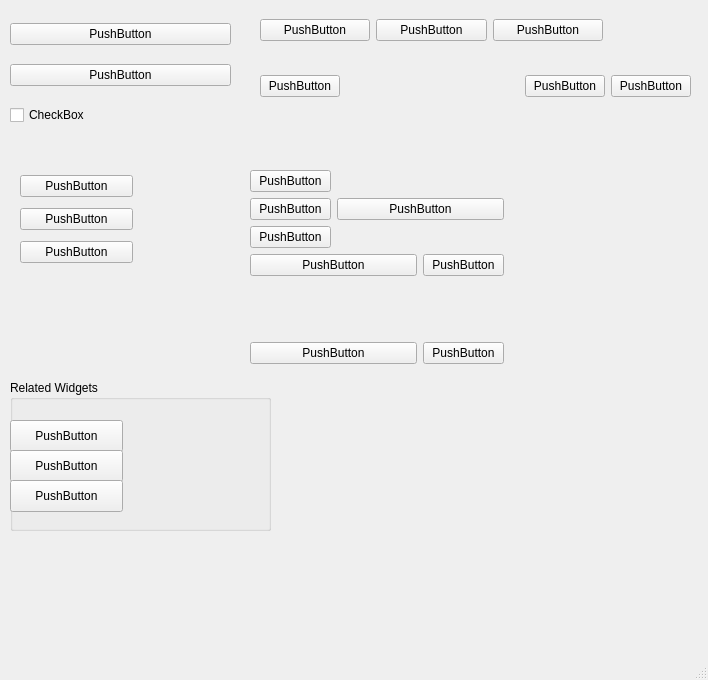
<?xml version="1.0" encoding="UTF-8"?>
<ui version="4.0">
 <class>MainWindow</class>
 <widget class="QMainWindow" name="MainWindow">
  <property name="geometry">
   <rect>
    <x>0</x>
    <y>0</y>
    <width>708</width>
    <height>680</height>
   </rect>
  </property>
  <property name="windowTitle">
   <string>MainWindow</string>
  </property>
  <widget class="QWidget" name="centralwidget">
   <widget class="QWidget" name="horizontalLayoutWidget">
    <property name="geometry">
     <rect>
      <x>260</x>
      <y>10</y>
      <width>343</width>
      <height>41</height>
     </rect>
    </property>
    <layout class="QHBoxLayout" name="horizontalLayout">
     <item>
      <widget class="QPushButton" name="pushButton_3">
       <property name="text">
        <string>PushButton</string>
       </property>
      </widget>
     </item>
     <item>
      <widget class="QPushButton" name="pushButton_4">
       <property name="text">
        <string>PushButton</string>
       </property>
      </widget>
     </item>
     <item>
      <widget class="QPushButton" name="pushButton_5">
       <property name="text">
        <string>PushButton</string>
       </property>
      </widget>
     </item>
    </layout>
   </widget>
   <widget class="QGroupBox" name="groupBox">
    <property name="geometry">
     <rect>
      <x>10</x>
      <y>380</y>
      <width>261</width>
      <height>151</height>
     </rect>
    </property>
    <property name="title">
     <string>Related Widgets</string>
    </property>
    <widget class="QPushButton" name="pushButton_20">
     <property name="geometry">
      <rect>
       <x>0</x>
       <y>40</y>
       <width>113</width>
       <height>32</height>
      </rect>
     </property>
     <property name="text">
      <string>PushButton</string>
     </property>
    </widget>
    <widget class="QPushButton" name="pushButton_21">
     <property name="geometry">
      <rect>
       <x>0</x>
       <y>70</y>
       <width>113</width>
       <height>32</height>
      </rect>
     </property>
     <property name="text">
      <string>PushButton</string>
     </property>
    </widget>
    <widget class="QPushButton" name="pushButton_22">
     <property name="geometry">
      <rect>
       <x>0</x>
       <y>100</y>
       <width>113</width>
       <height>32</height>
      </rect>
     </property>
     <property name="text">
      <string>PushButton</string>
     </property>
    </widget>
   </widget>
   <widget class="QWidget" name="">
    <property name="geometry">
     <rect>
      <x>10</x>
      <y>10</y>
      <width>221</width>
      <height>131</height>
     </rect>
    </property>
    <layout class="QVBoxLayout" name="verticalLayout">
     <item>
      <widget class="QPushButton" name="pushButton">
       <property name="text">
        <string>PushButton</string>
       </property>
      </widget>
     </item>
     <item>
      <widget class="QPushButton" name="pushButton_2">
       <property name="text">
        <string>PushButton</string>
       </property>
      </widget>
     </item>
     <item>
      <widget class="QCheckBox" name="checkBox">
       <property name="text">
        <string>CheckBox</string>
       </property>
      </widget>
     </item>
    </layout>
   </widget>
   <widget class="QWidget" name="">
    <property name="geometry">
     <rect>
      <x>20</x>
      <y>170</y>
      <width>113</width>
      <height>100</height>
     </rect>
    </property>
    <layout class="QVBoxLayout" name="verticalLayout_2">
     <item>
      <widget class="QPushButton" name="pushButton_6">
       <property name="text">
        <string>PushButton</string>
       </property>
      </widget>
     </item>
     <item>
      <widget class="QPushButton" name="pushButton_7">
       <property name="text">
        <string>PushButton</string>
       </property>
      </widget>
     </item>
     <item>
      <widget class="QPushButton" name="pushButton_8">
       <property name="text">
        <string>PushButton</string>
       </property>
      </widget>
     </item>
    </layout>
   </widget>
   <widget class="QWidget" name="">
    <property name="geometry">
     <rect>
      <x>260</x>
      <y>70</y>
      <width>431</width>
      <height>32</height>
     </rect>
    </property>
    <layout class="QHBoxLayout" name="horizontalLayout_2">
     <item>
      <widget class="QPushButton" name="pushButton_9">
       <property name="text">
        <string>PushButton</string>
       </property>
      </widget>
     </item>
     <item>
      <spacer name="horizontalSpacer">
       <property name="orientation">
        <enum>Qt::Horizontal</enum>
       </property>
       <property name="sizeHint" stdset="0">
        <size>
         <width>40</width>
         <height>20</height>
        </size>
       </property>
      </spacer>
     </item>
     <item>
      <widget class="QPushButton" name="pushButton_10">
       <property name="text">
        <string>PushButton</string>
       </property>
      </widget>
     </item>
     <item>
      <widget class="QPushButton" name="pushButton_11">
       <property name="text">
        <string>PushButton</string>
       </property>
      </widget>
     </item>
    </layout>
   </widget>
   <widget class="QWidget" name="">
    <property name="geometry">
     <rect>
      <x>250</x>
      <y>170</y>
      <width>254</width>
      <height>194</height>
     </rect>
    </property>
    <layout class="QGridLayout" name="gridLayout">
     <item row="0" column="0">
      <layout class="QGridLayout" name="gridLayout_2">
       <item row="0" column="0">
        <widget class="QPushButton" name="pushButton_12">
         <property name="text">
          <string>PushButton</string>
         </property>
        </widget>
       </item>
       <item row="2" column="0">
        <widget class="QPushButton" name="pushButton_18">
         <property name="text">
          <string>PushButton</string>
         </property>
        </widget>
       </item>
       <item row="1" column="0">
        <widget class="QPushButton" name="pushButton_19">
         <property name="text">
          <string>PushButton</string>
         </property>
        </widget>
       </item>
      </layout>
     </item>
     <item row="4" column="2">
      <widget class="QPushButton" name="pushButton_14">
       <property name="text">
        <string>PushButton</string>
       </property>
      </widget>
     </item>
     <item row="0" column="1" colspan="2">
      <widget class="QPushButton" name="pushButton_17">
       <property name="text">
        <string>PushButton</string>
       </property>
      </widget>
     </item>
     <item row="2" column="2">
      <widget class="QPushButton" name="pushButton_15">
       <property name="text">
        <string>PushButton</string>
       </property>
      </widget>
     </item>
     <item row="4" column="0" colspan="2">
      <widget class="QPushButton" name="pushButton_13">
       <property name="text">
        <string>PushButton</string>
       </property>
      </widget>
     </item>
     <item row="2" column="0" colspan="2">
      <widget class="QPushButton" name="pushButton_16">
       <property name="text">
        <string>PushButton</string>
       </property>
      </widget>
     </item>
     <item row="3" column="2">
      <spacer name="verticalSpacer">
       <property name="orientation">
        <enum>Qt::Vertical</enum>
       </property>
       <property name="sizeHint" stdset="0">
        <size>
         <width>20</width>
         <height>40</height>
        </size>
       </property>
      </spacer>
     </item>
    </layout>
   </widget>
  </widget>
  <widget class="QMenuBar" name="menubar">
   <property name="geometry">
    <rect>
     <x>0</x>
     <y>0</y>
     <width>708</width>
     <height>22</height>
    </rect>
   </property>
  </widget>
  <widget class="QStatusBar" name="statusbar"/>
 </widget>
 <tabstops>
  <tabstop>pushButton</tabstop>
  <tabstop>pushButton_3</tabstop>
  <tabstop>pushButton_4</tabstop>
  <tabstop>pushButton_5</tabstop>
  <tabstop>pushButton_2</tabstop>
  <tabstop>checkBox</tabstop>
  <tabstop>pushButton_6</tabstop>
  <tabstop>pushButton_7</tabstop>
  <tabstop>pushButton_8</tabstop>
  <tabstop>pushButton_9</tabstop>
  <tabstop>pushButton_10</tabstop>
  <tabstop>pushButton_11</tabstop>
  <tabstop>pushButton_13</tabstop>
  <tabstop>pushButton_14</tabstop>
  <tabstop>pushButton_15</tabstop>
  <tabstop>pushButton_16</tabstop>
  <tabstop>pushButton_17</tabstop>
  <tabstop>pushButton_12</tabstop>
  <tabstop>pushButton_18</tabstop>
  <tabstop>pushButton_19</tabstop>
  <tabstop>pushButton_20</tabstop>
  <tabstop>pushButton_21</tabstop>
  <tabstop>pushButton_22</tabstop>
 </tabstops>
 <resources/>
 <connections/>
</ui>
